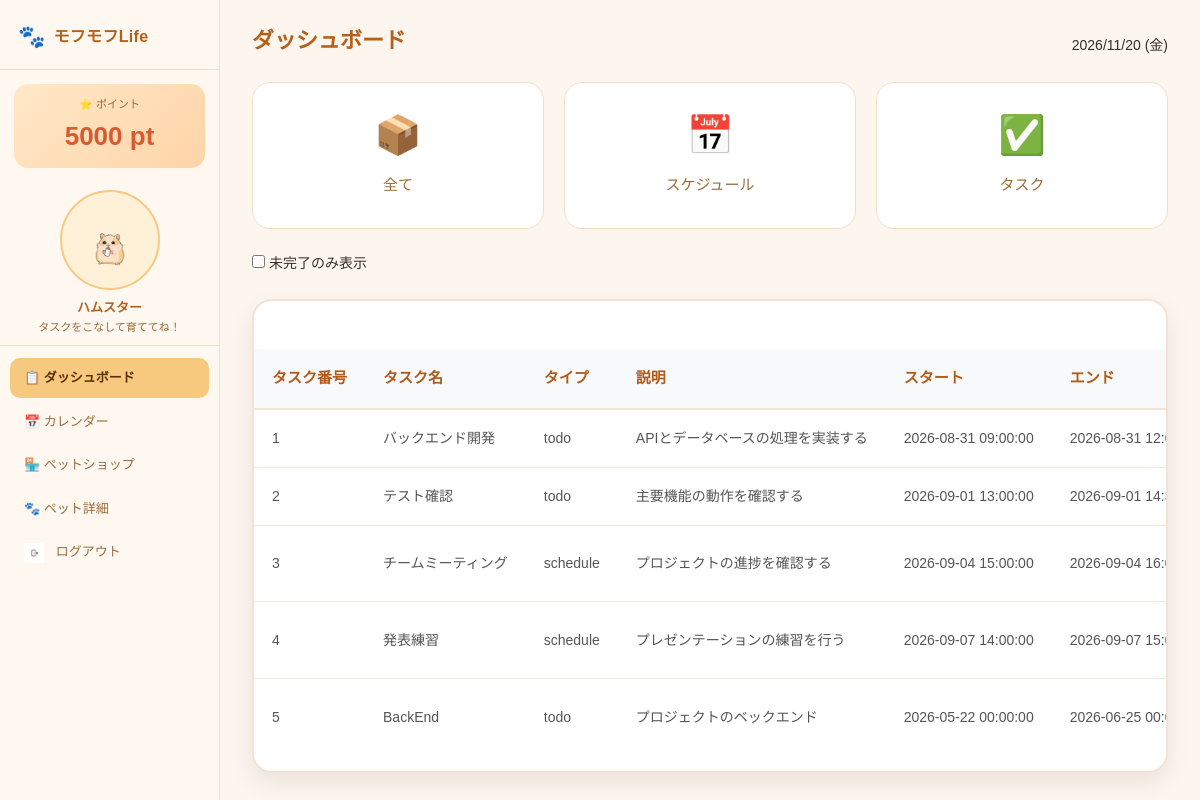
/dashboard.php (signed in), run on the app's committed database.
### tables this page shows
CREATE TABLE users (
id INT AUTO_INCREMENT,
name VARCHAR(255) NOT Null,
email VARCHAR(100) Unique,
password VARCHAR(255) NOT NULL,
point INT DEFAULT 0,
PRIMARY KEY (id)
);

CREATE TABLE pets(
id INT AUTO_INCREMENT,
user_id INT NOT NULL,
type VARCHAR(50) NOT NULL,
hp INT DEFAULT 100 CHECK (hp BETWEEN 0 AND 100),
level INT DEFAULT 1,
is_selected BOOLEAN DEFAULT FALSE,
adopt_date DATE DEFAULT (CURRENT_DATE),
last_hp_update DATETIME DEFAULT CURRENT_TIMESTAMP,
PRIMARY KEY (id),
FOREIGN KEY (user_id) REFERENCES users(id)
);

CREATE TABLE tasks(
id INT AUTO_INCREMENT,
user_id INT NOT NULL,
title VARCHAR(100) NOT NULL,
type ENUM('schedule','todo') NOT NULL,
description TEXT,
status ENUM('pending','completed') DEFAULT 'pending',
start_time DATETIME NULL,
end_time DATETIME NULL,
rewarded BOOLEAN DEFAULT FALSE,
PRIMARY KEY (id),
FOREIGN KEY (user_id) REFERENCES users(id)
);

### database/data_loading.php (called while the page is built, shortened)
<?php
function getUserPoints(PDO $pdo, int $userId): int{
    $stmt = $pdo->prepare("
    SELECT point
    FROM users
    WHERE id = :id
    ");
    $stmt->bindParam(':id', $userId, PDO::PARAM_INT);
    $stmt->execute();
    $userPoint = $stmt->fetchColumn();
    return (int)$userPoint;
}
function getCurrentPetType(PDO $pdo, int $userId): string
{
    $stmt = $pdo->prepare("
    SELECT type
    FROM pets
    WHERE user_id = :user_id
    AND is_selected = 1
    ");
    $stmt->bindParam(':user_id', $userId, PDO::PARAM_INT);
    $stmt->execute();
    return (string)$stmt->fetchColumn();
}
function getPetHp(PDO $pdo, string $type, int $userId): int{
    $stmt = $pdo->prepare("
        SELECT hp
        FROM pets
        WHERE user_id = :user_id
        AND type = :type
    ");
    $stmt->bindParam(':user_id', $userId, PDO::PARAM_INT);
    $stmt->bindParam(':type', $type, PDO::PARAM_STR);
    $stmt->execute();
    return (int)$stmt->fetchColumn();
}
function getPetLevel(PDO $pdo, string $pet_type, int $userId): int{
    $stmt = $pdo->prepare("
        SELECT level
        FROM pets
        WHERE user_id = :user_id
        AND type = :type
    ");
    $stmt->bindParam(':user_id', $userId, PDO::PARAM_INT);
    $stmt->bindParam(':type', $pet_type, PDO::PARAM_STR);
    $stmt->execute();
    return (int)$stmt->fetchColumn();
}
function getPetImage(string $type, int $hp, int $lv,): string{
    if($type === "otter" ||
        $type === "fox" ||
        $type === "panda" ||
        $type === "hamster"
    ){
        if ($lv < 10) {
            $img = 'baby';
        } else if($lv < 20) {
            $img = 'child';
        }else {
            $img = 'adult';
        }
    }else {
    if ($hp < 30) {
            $img = 'angry';
        } else {
            $img = 'happy';
        }
    }
    return "images/pets/$type/$img.gif";
}

### includes/pet_info.php (called while the page is built, shortened)
<?php
require_once __DIR__ . '/../config/db_connection.php';
require_once './includes/SESSION.php';
$pets = [
  ["type" => "hamster", "name" => "ハムスター", "cost" => 0, "img" => "images/pets/hamster/happy.gif", "msg" => "ほっぺがパンパン🌰"],
  ["type" => "yellow_chick", "name" => "ひよこ", "cost" => 100, "img" => "images/pets/yellow_chick/happy.gif", "msg" => "うまれたて🐣"],
  ["type" => "rabbit", "name" => "うさぎ", "cost" => 200, "img" => "images/pets/rabbit/happy.gif", "msg" => "にんじん🥕"],
  ["type" => "cat", "name" => "ねこ", "cost" => 300, "img" => "images/pets/cat/happy.gif", "msg" => "にゃ〜ん🐟"],
  ["type" => "dog", "name" => "いぬ", "cost" => 400, "img" => "images/pets/dog/happy.gif", "msg" => "おさんぽ🦴"],
  ["type" => "fox", "name" => "きつね", "cost" => 500, "img" => "images/pets/fox/happy.gif", "msg" => "こんこん🍂"],
  ["type" => "koala", "name" => "コアラ", "cost" => 600, "img" => "images/pets/koala/happy.gif", "msg" => "ユーカリ🌿"],
  ["type" => "otter", "name" => "カワウソ", "cost" => 700, "img" => "images/pets/otter/happy.gif", "msg" => "かいがら🐚"],
  ["type" => "capybara", "name" => "カピバラ", "cost" => 800, "img" => "images/pets/capybara/happy.gif", "msg" => "のんびり🍊"],
  ["type" => "panda", "name" => "パンダ", "cost" => 900, "img" => "images/pets/panda/happy.gif", "msg" => "たけ🎋"],
];
$currentPet = getCurrentPetType($pdo, $userId);
$userPoint = getUserPoints($pdo , $userId);
foreach ($pets as $p) {
  if ($p["type"] === $currentPet) {
    $petName = $p["name"];
    break;
  }
}
?>

### includes/SESSION.php (called while the page is built, shortened)
<?php
$userId = $_SESSION['user_id'];
?>

### database/task_data.php (called while the page is built, shortened)
<?php
function getAllTasks(PDO $pdo, int $userId): array{
    $stmt = $pdo->prepare("SELECT * FROM tasks WHERE user_id = :user_id");
    $stmt->bindParam(':user_id', $userId, PDO::PARAM_INT);
    $stmt->execute();
return (array)$stmt->fetchAll(PDO::FETCH_ASSOC);
}
?>

### dashboard.php (the view, shortened to what this page needs)
<?php
require_once './config/db_connection.php';
require_once './database/task_data.php';
require_once './includes/SESSION.php';
$currentPage = 'dash';
$type = filter_input(INPUT_POST, "type");
if ($type !== null) {
    $_SESSION['dashboard_type'] = $type;
} else {
    $type = $_SESSION['dashboard_type'] ?? 'all';
}
$status = $_SESSION['dashboard_status'] ?? false;
if ($status) {
    if ($type === "all") {
        $allTasks = getAllPending($pdo, $userId);
    } else {
        $allTasks = getPending($pdo, $type, $userId);
    }
} else {
    if ($type === "all") {
        $allTasks = getAllTasks($pdo, $userId);
    } else {
        $allTasks = getAll($pdo, $type, $userId);
    }
}
?>
<!DOCTYPE html>
<html lang="ja">
<head>
    <link href="https://cdn.jsdelivr.net/npm/bootstrap@5.3.7/dist/css/bootstrap.min.css" rel="stylesheet">
    <link rel="stylesheet" href="css/common.css">
    <link rel="stylesheet" href="css/Dashboard.css">
</head>
<body>
    <?php require_once './includes/nav.php'; ?>
    <main class="main">
        <section class="page">
            <div class="page-header">
                <div>
                    <h1 class="page-title">ダッシュボード</h1>
                </div>
                <div class="today-date" id="todayLabel"></div>
            </div>
            <form action="dashboard.php" method="POST" class="dashboard-summary">
                <button type="submit" class="summary-card" name="type" value="all">
                    <div class="card-icon">📦</div>
                    <h3>全て</h3>
                </button>
                <button type="submit" class="summary-card" name="type" value="schedule">
                    <div class="card-icon">📅</div>
                    <h3>スケジュール</h3>
                </button>
                <button type="submit" class="summary-card" name="type" value="todo">
                    <div class="card-icon">✅</div>
                    <h3>タスク</h3>
                </button>
            </form>
        </section>
        <form action="dashboard.php" method="POST">
            <label>
                <input
                    type="checkbox"
                    name="status"
                    onchange="this.form.submit()"
                    <?= $status ? 'checked' : '' ?>>
                未完了のみ表示
            </label>
        </form>
        <?php if (isset($allTasks) && !empty($allTasks)): ?>
            <div class="dashboard-scroll">
                <table class="table table-hover mt-5 form-control-lg">
                    <thead class="table-light text-secondary">
                        <tr>
                            <th>タスク番号</th>
                            <th>タスク名</th>
                            <th>タイプ</th>
                            <th>説明</th>
                            <th>スタート</th>
                            <th>エンド</th>
                        </tr>
                    </thead>
                    <tbody>
                        <?php $count = 1; ?>
                        <?php foreach ($allTasks as $task): ?>
                            <tr>
                                <td><?= $count ?></td>
                                <td><?= htmlspecialchars($task["title"]) ?></td>
                                <td><?= $task["type"] ?></td>
                                <td><?= htmlspecialchars($task["description"]) ?></td>
                                <td><?= $task["start_time"] ?></td>
                                <td><?= $task["end_time"] ?></td>
                            </tr>
                            <?php $count++; ?>
                        <?php endforeach ?>
                    </tbody>
                </table>
            </div>
        <?php endif; ?>
    </main>
</body>
</body>
</html>

### includes/nav.php (shortened to what this page needs)
<?php
require_once './database/data_loading.php';
require_once './includes/pet_info.php';
require_once './includes/SESSION.php';
if (empty($petName) || $petName == null) {
  $hasPet = false;
} else {
  $hasPet = true;
}
if ($hasPet) {
  $navHp = getPetHp($pdo, $currentPet, $userId);
  $navLv = getPetLevel($pdo, $currentPet, $userId);
  $navImg = getPetImage($currentPet, $navHp, $navLv);
}
?>
<aside class="sidebar">
  <div class="sidebar-logo">
    <span class="logo-icon">🐾</span>
    <span class="logo-text">モフモフLife</span>
  </div>
  <div class="sidebar-points">
    <div class="points-label">⭐ ポイント</div>
    <div class="points-value" id="pointDisplay">
      <?= $userPoint ?> pt
    </div>
  </div>
  <?php if ($hasPet): ?>
    <div class="sidebar-pet">
        <img id="petImage"
            src="<?= $navImg ?>"
            alt="ペット"
            class="pet-img" />
        <div class="pet-info">
            <div class="pet-name" id="petName">
                <?= $petName ?>
            </div>
            <div class="pet-msg" id="petMessage">
                タスクをこなして育ててね！
            </div>
        </div>
    </div>
<?php endif; ?>
  <nav class="sidebar-nav">
    <button class="nav-btn <?= $currentPage === 'dash' ? 'active' : '' ?>"
      onclick="location.href='dashboard.php'">
      📋 ダッシュボード
    </button>
    <button class="nav-btn <?= $currentPage === 'calendar' ? 'active' : '' ?>"
      onclick="location.href='index.php'">
      📅 カレンダー
    </button>
    <button class="nav-btn <?= $currentPage === 'shop' ? 'active' : '' ?>"
      onclick="location.href='shop.php'">
      🏪 ペットショップ
    </button>
    <?php if ($hasPet): ?>
      <button class="nav-btn <?= $currentPage === 'pet-detail' ? 'active' : '' ?>"
        onclick="location.href='pet_detail.php'">
        🐾 ペット詳細
      </button>
    <?php endif; ?>
    <button class="nav-btn logout-btn"
      onclick="location.href='logout.php'">
      <img src="images/logout.jpg" class="nav-icon" alt="ログアウト" />
      ログアウト
    </button>
  </nav>
</aside>

### css/common.css (style rules this page uses)
*, *::before, *::after { box-sizing: border-box; margin: 0; padding: 0; }
body { font-family: "Hiragino Maru Gothic Pro", "BIZ UDGothic", "Noto Sans JP", sans-serif; background: #FDF6EE; color: #3a2e25; display: flex; min-height: 100vh; font-size: 14px; }
.sidebar { width: 220px; min-height: 100vh; background: #FFF8F0; border-right: 1.5px solid #F0DFC8; display: flex; flex-direction: column; padding: 0; flex-shrink: 0; }
.sidebar-logo { display: flex; align-items: center; gap: 8px; padding: 20px 18px 16px; border-bottom: 1px solid #F0DFC8; }
.logo-icon { font-size: 22px; }
.logo-text { font-size: 16px; font-weight: bold; color: #b5601a; letter-spacing: 0.02em; }
.sidebar-points { margin: 14px 14px 10px; background: linear-gradient(135deg, #FFE8C8, #FFD4A8); border-radius: 14px; padding: 12px 14px; text-align: center; }
.points-label { font-size: 11px; color: #9a6b3a; margin-bottom: 4px; }
.points-value { font-size: 26px; font-weight: bold; color: #D85A30; }
.sidebar-pet { display: flex; flex-direction: column; align-items: center; padding: 12px 14px 10px; border-bottom: 1px solid #F0DFC8; }
.pet-img { width: 100px; height: 100px; object-fit: contain; border-radius: 50%; background: #FFF0D8; padding: 6px; border: 2.5px solid #F6C97F; transition: opacity 0.3s; }
.pet-info { text-align: center; margin-top: 8px; }
.pet-name { font-size: 13px; font-weight: bold; color: #b5601a; }
.pet-msg { font-size: 11px; color: #9a6b3a; margin-top: 3px; line-height: 1.4; }
.sidebar-nav { display: flex; flex-direction: column; gap: 4px; padding: 12px 10px; }
.nav-btn { width: 100%; text-align: left; padding: 10px 14px; font-size: 13px; font-family: inherit; background: transparent; border: none; border-radius: 10px; cursor: pointer; color: #9a6b3a; transition: background 0.15s, color 0.15s; }
.nav-btn.active { background: #F6C97F; color: #5a3000; font-weight: bold; }
.main { flex: 1; padding: 28px 32px; overflow-y: auto; }
.page-header { display: flex; align-items: center; justify-content: space-between; margin-bottom: 20px; }
.page-title { font-size: 22px; font-weight: bold; color: #b5601a; }
.nav-icon { width:20px; height:20px; object-fit:contain; margin-right:8px; }
.sidebar { display:flex; flex-direction:column; height:100vh; }
.sidebar-nav { display:flex; flex-direction:column; flex:1; }
.logout-btn { margin-top:0; }

### css/Dashboard.css (style rules this page uses)
.dashboard-summary { display:grid; grid-template-columns:repeat(auto-fit,minmax(240px,1fr)); gap:20px; margin-bottom:24px; }
.summary-card { background:#fff; border:1.5px solid #F0DFC8; border-radius:18px; padding:24px; text-align:center; transition:.3s; cursor:pointer; }
.card-icon { font-size:38px; margin-bottom:12px; }
.summary-card h3 { font-size:15px; color:#9A6B3A; margin-bottom:10px; }
.dashboard-scroll { width:100%; background:#fff; border:2px solid #F4E3D2; border-radius:20px; box-shadow:0 10px 25px rgba(0,0,0,.08); margin-top:25px; overflow-x:auto; overflow-y:auto; max-height:550px; }
.dashboard-scroll table { width:100%; min-width:1100px; border-collapse:collapse; }
.dashboard-scroll thead { position:sticky; top:0; z-index:10; background:#FFF5EC; }
.dashboard-scroll th { padding:18px; font-size:15px; font-weight:700; color:#B15A19; text-align:left; border-bottom:2px solid #F4E3D2; white-space:nowrap; }
.dashboard-scroll td { padding:18px; font-size:14px; color:#555; border-bottom:1px solid #F8E8DB; vertical-align:middle; white-space:nowrap; }
.dashboard-scroll tbody tr { transition:.25s; }
.dashboard-scroll tbody tr:nth-child(even) { background:#FFFCF8; }
.dashboard-scroll tbody tr:last-child td { border-bottom:none; }
.summary-card, .dashboard-card, .dashboard-scroll { animation:fadeUp .4s ease; }

### data on the page
users: point "5000"
pets: type+hp+level (picture)
tasks: title "バックエンド開発", type "todo", description "APIとデータベースの処理を実装する", start_time "2026-08-31 09:00:00", end_time "2026-08-31…"
tasks: title "テスト確認", type "todo", description "主要機能の動作を確認する", start_time "2026-09-01 13:00:00", end_time "2026-09-01…"
tasks: title "チームミーティング", type "schedule", description "プロジェクトの進捗を確認する", start_time "2026-09-04 15:00:00", end_time "2026-09-04…"
tasks: title "発表練習", type "schedule", description "プレゼンテーションの練習を行う", start_time "2026-09-07 14:00:00", end_time "2026-09-07…"
tasks: title "BackEnd", type "todo", description "プロジェクトのベックエンド", start_time "2026-05-22 00:00:00", end_time "2026-06-25…"

### other printed values
$petName "ハムスター"
